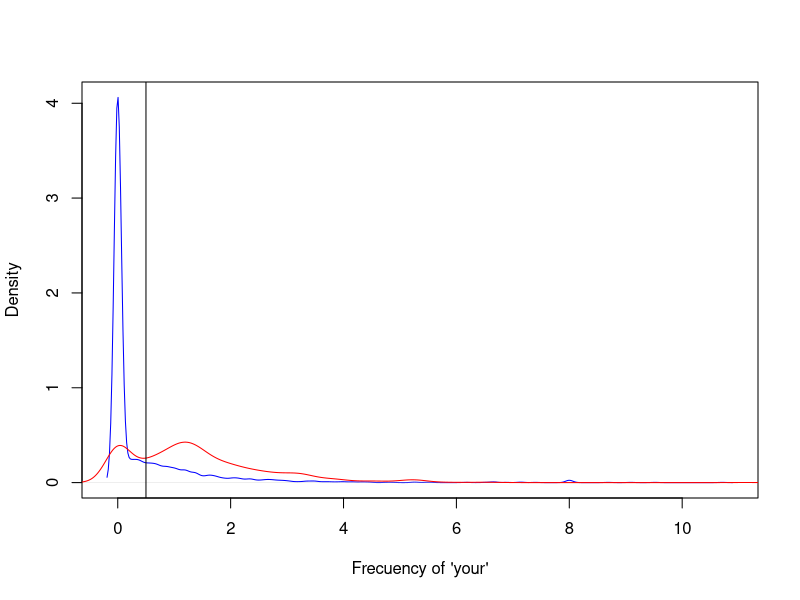

Write R code to recreate this figure.

#elements precdictions 

# question, input data, features, algorithm, parameters, evaluation
# in sample error, Error of traning dataset
# out sample error, Error of testing dataset
library(kernlab)
data(spam)
head(spam)
plot(density(spam$your[spam$type=="nonspam"]),
     col="blue", main="", xlab="Frecuency of 'your'")

lines(density(spam$your[spam$type=="spam"]), col="red")
abline(v=0.5, col="black")

prediction <- ifelse(spam$your > 0.5, "spam", "nonspam")

result = table(prediction, spam$type) / length(spam$type)

print( 'Correctitud %')
print((result[1] + result [4]) * 100 )
